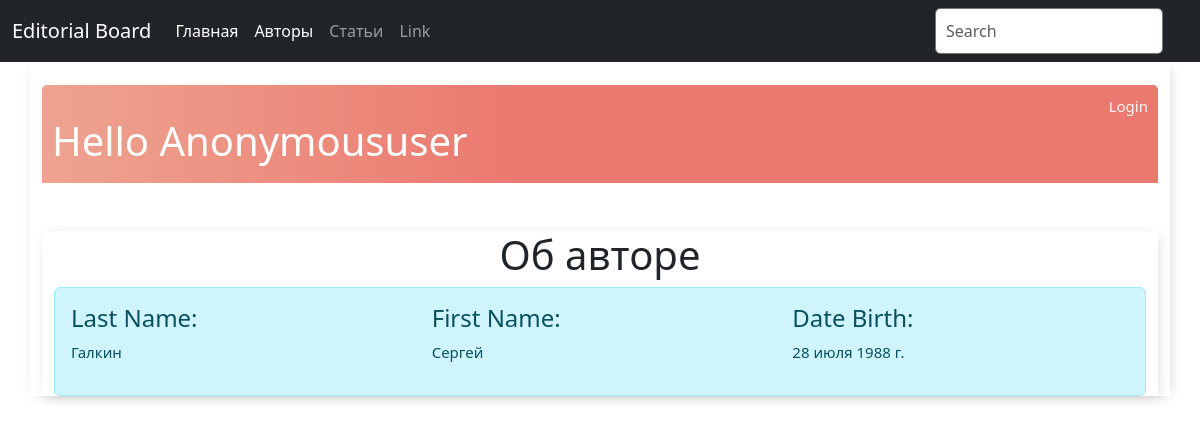
/author/2/, run on the app's committed database.
### base/models.py (models this page shows, shortened)
class Person(models.Model):
    last_name = models.CharField(max_length=100, verbose_name="Фамилия автора")
    first_name = models.CharField(max_length=100, verbose_name="Имя автора")
    date_of_birth = models.DateField(verbose_name="Дата рождения", null=True, blank=True)
    class Meta:
        abstract = True

class Author(Person):
    pass

### base/views.py (the view)
# urls.py: path('author/<int:pk>/', views.author_detail, name='author_detail'),
def author_detail(request, pk):
    author = get_object_or_404(Author, pk=pk)
    context = {
        'author': author,
    }
    return render(request, 'author_detail.html', context)

### base/templates/author_detail.html (shortened to what this page needs)
{% extends 'base.html' %}
{% block content %}
<br>
<div class="header-bar">
    <div>
        <br>
        <h1>Hello {{ request.user|title }}</h1>
    </div>
    {% if request.user.is_authenticated %}
    <a href="{% url 'logout' %}">Logout</a>
    {% else %}
    <a href="{% url 'login' %}">Login</a>
    {% endif %}
</div>
<div class="container mt-5">
    <h1 class="text-center">Об авторе</h1>
    <div class="alert alert-info">
        <div class="row">
            <div class="col">
                <h4>Last Name:</h4>
                <p> {{ author.last_name }}</p>
            </div>
            <div class="col">
                <h4>First Name:</h4>
                <p> {{ author.first_name }}</p>
            </div>
            <div class="col">
                <h4>Date Birth:</h4>
                <p> {{ author.date_of_birth }}</p>
            </div>
        </div>
    </div>
</div>
{% endblock %}

### base/static/css/styles.css (style rules this page uses)
body { background: #FAFAFA; font-family: 'Nunito Sans', sans-serif; }
.container { max-width: 550px; font-size: 15px; margin: auto; background: #ffff; -webkit-box-shadow: 2px 2px 13px -4px rgba(0, 0, 0, 0.21); box-shadow: 2px 2px 13px -4px rgba(0, 0, 0, 0.21); }
.header-bar { display: flex; justify-content: space-between; color: #fff; padding: 10px; border-radius: 5px 5px 0 0; background: linear-gradient(90deg, #EEA390 0%, #EB796F 43%, #EB796F 100%); }
.header-bar a { color: rgb(247, 247, 247); text-decoration: none; }
::placeholder { font-weight: 300; opacity: 0.5; }

### data on the page
Author: last_name "Галкин", first_name "Сергей", date_of_birth "28 июля 1988 г."

### other printed values
{{ request.user|title }} "Anonymoususer"
